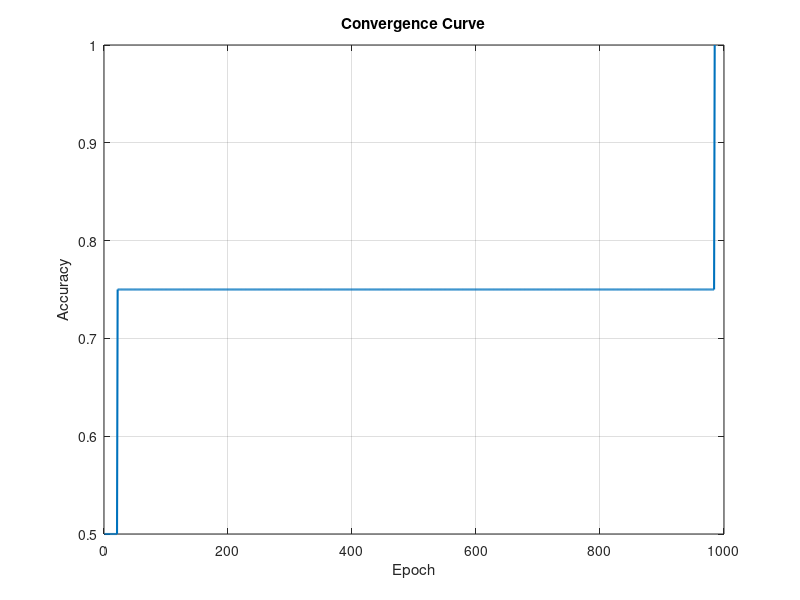
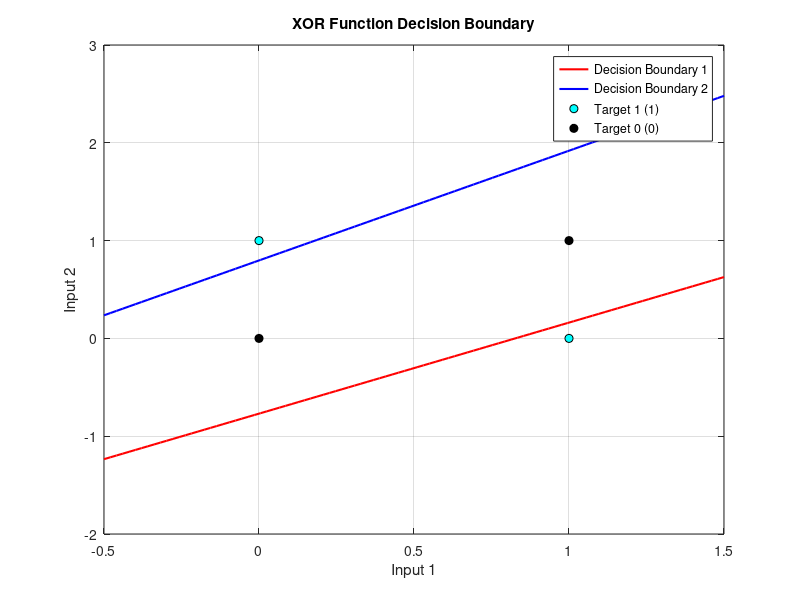

MATLAB code to generate these figures, in order:
% XOR implementation using McCulloch-Pitts neuron in MATLAB

% Sigmoid activation function and its derivative (for training)
sigmoid = @(x) 1 ./ (1 + exp(-x));
sigmoid_derivative = @(x) x .* (1 - x);

% XOR function dataset
inputs = [0 0; 0 1; 1 0; 1 1];
targets = [0; 1; 1; 0];

% Neural network parameters
input_layer_size = 2;
hidden_layer_size = 2;
output_layer_size = 1;
learning_rate = 0.1;
max_epochs = 10000;

% Initialize weights and biases with random values
rng(42);  % Seed for reproducibility
weights_input_hidden = randn(input_layer_size, hidden_layer_size);
bias_hidden = randn(1, hidden_layer_size);

weights_hidden_output = randn(hidden_layer_size, output_layer_size);
bias_output = randn(1, output_layer_size);

convergence_curve = [];

% Training the neural network
for epoch = 1:max_epochs
    misclassified = 0;
    for i = 1:size(inputs, 1)
        % Forward pass
        hidden_layer_input = inputs(i, :) * weights_input_hidden + bias_hidden;
        hidden_layer_output = sigmoid(hidden_layer_input);

        output_layer_input = hidden_layer_output * weights_hidden_output + bias_output;
        predicted_output = sigmoid(output_layer_input);

        % Backpropagation
        error = targets(i) - predicted_output;

        if targets(i) ~= round(predicted_output)
            misclassified = misclassified + 1;
        end

        output_delta = error * sigmoid_derivative(predicted_output);
        hidden_delta = (output_delta * weights_hidden_output') .* sigmoid_derivative(hidden_layer_output);

        % Update weights and biases
        weights_hidden_output = weights_hidden_output + hidden_layer_output' * output_delta * learning_rate;
        bias_output = bias_output + output_delta * learning_rate;

        weights_input_hidden = weights_input_hidden + inputs(i, :)' * hidden_delta * learning_rate;
        bias_hidden = bias_hidden + hidden_delta * learning_rate;
    end
    
    accuracy = (size(inputs, 1) - misclassified) / size(inputs, 1);
    convergence_curve = [convergence_curve; accuracy];

    if misclassified == 0
        fprintf('Converged in %d epochs.\n', epoch);
        break;
    end
end

% Decision boundary line
x = linspace(-0.5, 1.5, 100);
y1 = (-weights_input_hidden(1, 1) * x - bias_hidden(1)) / weights_input_hidden(2, 1);
y2 = (-weights_input_hidden(1, 2) * x - bias_hidden(2)) / weights_input_hidden(2, 2);

% Plot convergence curve
figure;
plot(1:length(convergence_curve), convergence_curve, 'LineWidth', 1.5);
xlabel('Epoch');
ylabel('Accuracy');
title('Convergence Curve');
grid on;

% Plot the decision boundary line and data points
figure;
plot(x, y1, 'r', 'DisplayName', 'Decision Boundary 1', 'LineWidth', 1.5); hold on;
plot(x, y2, 'b', 'DisplayName', 'Decision Boundary 2', 'LineWidth', 1.5);
scatter(inputs(targets == 1, 1), inputs(targets == 1, 2), 'filled', 'MarkerEdgeColor', 'k', 'MarkerFaceColor', 'cyan', 'DisplayName', 'Target 1 (1)');
scatter(inputs(targets == 0, 1), inputs(targets == 0, 2), 'filled', 'MarkerEdgeColor', 'k', 'MarkerFaceColor', 'black', 'DisplayName', 'Target 0 (0)');
xlabel('Input 1');
ylabel('Input 2');
title('XOR Function Decision Boundary');
legend;
grid on;
hold off;
